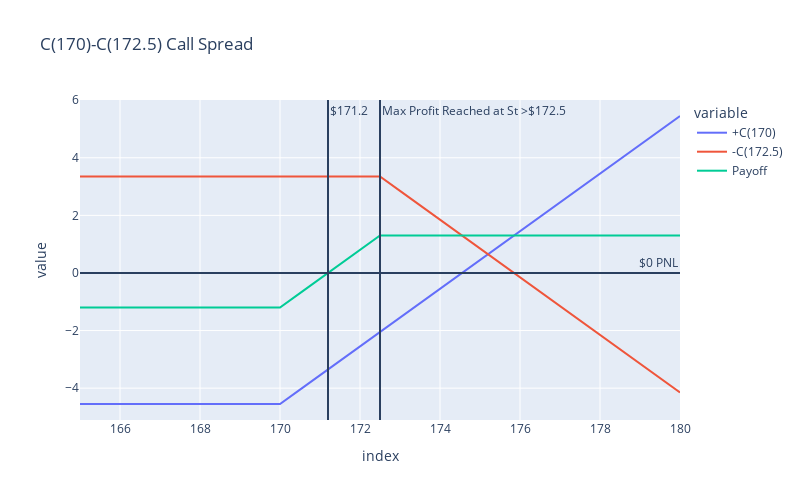

The cell this chart's notebook holds for it:
### Markdown cell above
# Option Strategies | Vertical Spread

## Long Call Vertical Spread
- Aka bull call spread

1. Long lower strike
2. Short higher strike
3. Establish a debit
4. Buy/Sell same number of calls with same expiration but different strike prices
5. Max value is the differential between the two strike prices
6. Min value occurs at the lower strike price
7. Breakeven occurs at the lower strike price plus debit
8. Max profit occurs at the max value

## Short Call Vertical Spread

1. Short lower strike
2. Long higher strike
3. Establish a credit
4. Buy/Sell same number of calls with same expiration but different strike prices
5. Max value is the differential between the two strike prices
6. Min value occurs at the lower strike price
7. Breakeven occurs at the lower strike price plus credit accrued
8. Max profit occurs at the minimum value

### Code cell
spot_s = np.linspace(165,180,num = 31)
c170 = pd.Series(np.maximum(spot_s-170,0) - 4.55,index = spot_s,name = "+C(170)")
c1725 = -1*pd.Series(np.maximum(spot_s - 172.5,0)-3.35,index = spot_s, name = "-C(172.5)")

P = pd.concat([c170,c1725],axis = 1)
P['Payoff'] = P.sum(axis = 1)
bullspread  = px.line(P,title = "C(170)-C(172.5) Call Spread",width=width,height=height)
bullspread.add_vline(x = 172.5,annotation=dict(text = "Max Profit Reached at St >$172.5"))
bullspread.add_hline(y = 0,annotation=dict(text ="$0 PNL"))
bullspread.add_vline(x = 171.2, annotation=dict(text = "$171.2"))

### Figure 1 — Plotly figure (JSON) as saved in the notebook; plotly's stock layout.template omitted (floating-point values rounded to 4 significant figures)
{"data": [{"hovertemplate": "variable=+C(170)<br>index=%{x}<br>value=%{y}<extra></extra>", "legendgroup": "+C(170)", "line": {"color": "#636efa", "dash": "solid"}, "marker": {"symbol": "circle"}, "mode": "lines", "name": "+C(170)", "orientation": "v", "showlegend": true, "type": "scatter", "x": [165, 165.5, 166, 166.5, 167, 167.5, 168, 168.5, 169, 169.5, 170, 170.5, 171, 171.5, 172, 172.5, 173, 173.5, 174, 174.5, 175, 175.5, 176, 176.5, 177, 177.5, 178, 178.5, 179, 179.5, 180], "xaxis": "x", "y": [-4.55, -4.55, -4.55, -4.55, -4.55, -4.55, -4.55, -4.55, -4.55, -4.55, -4.55, -4.05, -3.55, -3.05, -2.55, -2.05, -1.55, -1.05, -0.55, -0.05, 0.45, 0.95, 1.45, 1.95, 2.45, 2.95, 3.45, 3.95, 4.45, 4.95, 5.45], "yaxis": "y"}, {"hovertemplate": "variable=-C(172.5)<br>index=%{x}<br>value=%{y}<extra></extra>", "legendgroup": "-C(172.5)", "line": {"color": "#EF553B", "dash": "solid"}, "marker": {"symbol": "circle"}, "mode": "lines", "name": "-C(172.5)", "orientation": "v", "showlegend": true, "type": "scatter", "x": [165, 165.5, 166, 166.5, 167, 167.5, 168, 168.5, 169, 169.5, 170, 170.5, 171, 171.5, 172, 172.5, 173, 173.5, 174, 174.5, 175, 175.5, 176, 176.5, 177, 177.5, 178, 178.5, 179, 179.5, 180], "xaxis": "x", "y": [3.35, 3.35, 3.35, 3.35, 3.35, 3.35, 3.35, 3.35, 3.35, 3.35, 3.35, 3.35, 3.35, 3.35, 3.35, 3.35, 2.85, 2.35, 1.85, 1.35, 0.85, 0.35, -0.15, -0.65, -1.15, -1.65, -2.15, -2.65, -3.15, -3.65, -4.15], "yaxis": "y"}, {"hovertemplate": "variable=Payoff<br>index=%{x}<br>value=%{y}<extra></extra>", "legendgroup": "Payoff", "line": {"color": "#00cc96", "dash": "solid"}, "marker": {"symbol": "circle"}, "mode": "lines", "name": "Payoff", "orientation": "v", "showlegend": true, "type": "scatter", "x": [165, 165.5, 166, 166.5, 167, 167.5, 168, 168.5, 169, 169.5, 170, 170.5, 171, 171.5, 172, 172.5, 173, 173.5, 174, 174.5, 175, 175.5, 176, 176.5, 177, 177.5, 178, 178.5, 179, 179.5, 180], "xaxis": "x", "y": [-1.2, -1.2, -1.2, -1.2, -1.2, -1.2, -1.2, -1.2, -1.2, -1.2, -1.2, -0.7, -0.2, 0.3, 0.8, 1.3, 1.3, 1.3, 1.3, 1.3, 1.3, 1.3, 1.3, 1.3, 1.3, 1.3, 1.3, 1.3, 1.3, 1.3, 1.3], "yaxis": "y"}], "layout": {"annotations": [{"showarrow": false, "text": "Max Profit Reached at St >$172.5", "x": 172.5, "xanchor": "left", "xref": "x", "y": 1, "yanchor": "top", "yref": "y domain"}, {"showarrow": false, "text": "$0 PNL", "x": 1, "xanchor": "right", "xref": "x domain", "y": 0, "yanchor": "bottom", "yref": "y"}, {"showarrow": false, "text": "$171.2", "x": 171.2, "xanchor": "left", "xref": "x", "y": 1, "yanchor": "top", "yref": "y domain"}], "height": 500, "legend": {"title": {"text": "variable"}, "tracegroupgap": 0}, "shapes": [{"type": "line", "x0": 172.5, "x1": 172.5, "xref": "x", "y0": 0, "y1": 1, "yref": "y domain"}, {"type": "line", "x0": 0, "x1": 1, "xref": "x domain", "y0": 0, "y1": 0, "yref": "y"}, {"type": "line", "x0": 171.2, "x1": 171.2, "xref": "x", "y0": 0, "y1": 1, "yref": "y domain"}], "title": {"text": "C(170)-C(172.5) Call Spread"}, "width": 800, "xaxis": {"anchor": "y", "domain": [0, 1], "title": {"text": "index"}}, "yaxis": {"anchor": "x", "domain": [0, 1], "title": {"text": "value"}}}}
